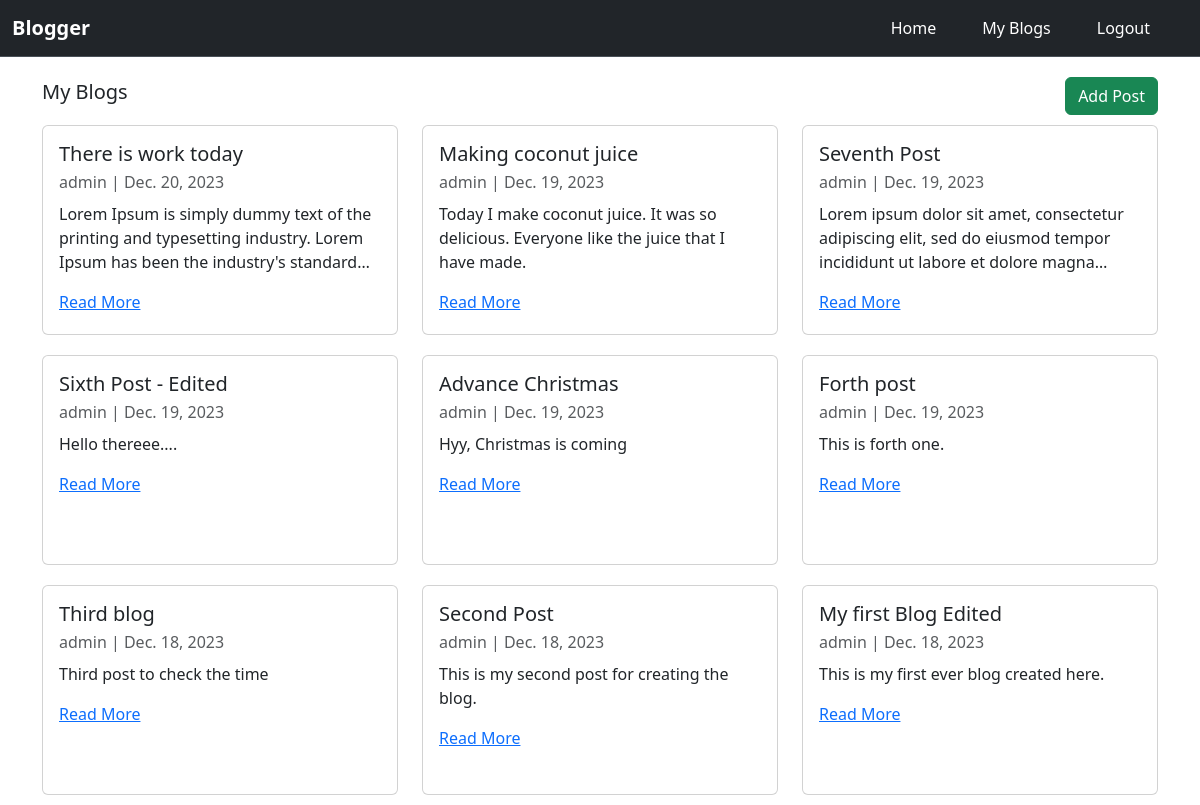
Screenshot of /my_blog/ (signed in) with the database file from the repository.
### blog/models.py (models this page shows, shortened)
class Post(models.Model):
    title = models.CharField(max_length=255)
    creator = models.ForeignKey(User, on_delete=models.CASCADE)
    content = models.TextField()
    created_at = models.DateTimeField(auto_now_add=True)

### blog/views.py (the view)
# urls.py: path('my_blog/', views.my_blog, name='my_blog'),
def my_blog(request):
    posts = Post.objects.filter(creator=request.user.id).order_by('-id')
    return render(request, 'blog/home.html', {'posts': posts, 'title': 'My Blogs'})

### templates/blog/home.html (shortened to what this page needs)
{% extends 'base.html' %}
{% block content %}
<div class="feed-title-section d-flex justify-content-between align-items-center">
    <div class="h5 fw-medium">{{ title }}</div>
    <div class="add-post-btn ml-auto">
        <a class="btn btn-success" href="{% url 'add_post' %}">Add Post</a>
    </div>
</div>
<div class="row">
    {% for post in posts %}
    <div class="col-lg-4">
        <div class="blog-card card">
            <div class="card-body">
            <h5 class="card-title">{{ post.title }}</h5>
            <p class="card-subtitle mb-2 text-body-secondary">{{ post.creator }} | {{post.created_at.date}}</p>
            <p class="blog-content card-text">{{ post.content }}</p>
            <a href="{% url 'view_post' post.pk %}" class="card-link">Read More</a>
            </div>
        </div>
    </div>
    {% endfor %}
</div>
{% endblock %}

### static/blog/css/styles.css (style rules this page uses)
.blog-card { min-height: 210px; margin: 10px 0; }
.blog-content { display: -webkit-box; -webkit-line-clamp: 3; -webkit-box-orient: vertical; overflow: hidden; text-overflow: ellipsis; }

### rows the page displays
Post: title "There is work today", creator "admin", created_at "Dec. 20, 2023", content "Lorem Ipsum is simply dummy text of the printing and typesetting industry. Lorem Ipsum has been the industry's…"
Post: title "Making coconut juice", creator "admin", created_at "Dec. 19, 2023", content "Today I make coconut juice. It was so delicious. Everyone like the juice that I have made."
Post: title "Seventh Post", creator "admin", created_at "Dec. 19, 2023", content "Lorem ipsum dolor sit amet, consectetur adipiscing elit, sed do eiusmod tempor incididunt ut labore et dolore…"
Post: title "Sixth Post - Edited", creator "admin", created_at "Dec. 19, 2023", content "Hello thereee...."
Post: title "Advance Christmas", creator "admin", created_at "Dec. 19, 2023", content "Hyy, Christmas is coming"
Post: title "Forth post", creator "admin", created_at "Dec. 19, 2023", content "This is forth one."
Post: title "Third blog", creator "admin", created_at "Dec. 18, 2023", content "Third post to check the time"
Post: title "Second Post", creator "admin", created_at "Dec. 18, 2023", content "This is my second post for creating the blog."
Post: title "My first Blog Edited", creator "admin", created_at "Dec. 18, 2023", content "This is my first ever blog created here."

### other values shown
{{ title }} "My Blogs"
